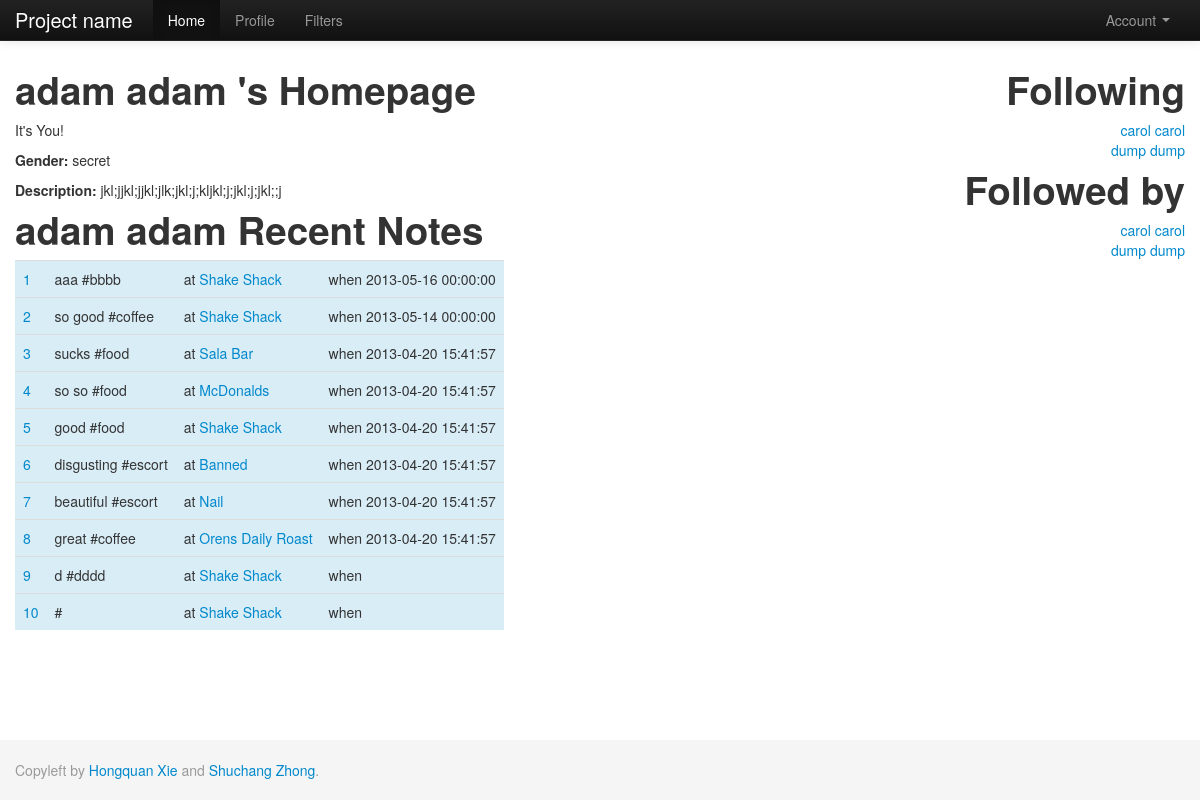
Screenshot of /index.php/user?uid=1 (signed in) with the database file from the repository.
### tables this page shows
CREATE TABLE IF NOT EXISTS `user` (
  `uid` int(11) NOT NULL AUTO_INCREMENT,
  `uname` varchar(50) NOT NULL,
  `email` varchar(50) NOT NULL,
  `password` varchar(50) NOT NULL,
  `dt_inserted` datetime NOT NULL,
  `dt_edited` timestamp NOT NULL DEFAULT '0000-00-00 00:00:00' ON UPDATE CURRENT_TIMESTAMP,
  `first_name` varchar(50) NOT NULL,
  `last_name` varchar(50) NOT NULL,
  `gender` tinyint(1) DEFAULT NULL,
  `photo` varchar(100) DEFAULT NULL,
  `description` varchar(1000) NOT NULL,
  `last_latitude` float NOT NULL DEFAULT '0',
  `last_longitude` float NOT NULL DEFAULT '0',
  `current_state` varchar(50) NOT NULL,
  `active` tinyint(1) NOT NULL DEFAULT '1',
  PRIMARY KEY (`uid`),
  UNIQUE KEY `email` (`email`,`uname`)
);

CREATE TABLE IF NOT EXISTS `note` (
  `nid` int(11) NOT NULL AUTO_INCREMENT,
  `uid` int(11) DEFAULT NULL,
  `pid` int(11) DEFAULT NULL,
  `text_body` varchar(1000) DEFAULT NULL,
  `keyword` varchar(200) DEFAULT NULL,
  `dt_inserted` datetime DEFAULT NULL,
  `dt_edited` timestamp NOT NULL DEFAULT CURRENT_TIMESTAMP,
  `active` tinyint(1) NOT NULL DEFAULT '1',
  `s_from` datetime DEFAULT '0000-00-00 00:00:00',
  `s_to` datetime DEFAULT '0000-00-00 00:00:00',
  `repeat_flag` tinyint(1) DEFAULT '0',
  `sunday` tinyint(1) DEFAULT '0',
  `monday` tinyint(1) DEFAULT '0',
  `tuesday` tinyint(1) DEFAULT '0',
  `wednesday` tinyint(1) DEFAULT '0',
  `thursday` tinyint(1) DEFAULT '0',
  `friday` tinyint(1) DEFAULT '0',
  `saturday` tinyint(1) DEFAULT '0',
  `public` tinyint(1) NOT NULL,
  PRIMARY KEY (`nid`)
);

CREATE TABLE IF NOT EXISTS `place` (
  `pid` int(11) NOT NULL AUTO_INCREMENT,
  `pname` varchar(100) DEFAULT NULL,
  `latitude` float DEFAULT NULL,
  `longitude` float DEFAULT NULL,
  `dt_inserted` datetime NOT NULL,
  `dt_edited` timestamp NOT NULL DEFAULT CURRENT_TIMESTAMP,
  `active` tinyint(1) NOT NULL DEFAULT '1',
  PRIMARY KEY (`pid`)
);

CREATE TABLE IF NOT EXISTS `follow` (
  `CURRENT_U` int(11) NOT NULL DEFAULT '0',
  `FOLLOWED_USER` int(11) NOT NULL DEFAULT '0',
  `dt_inserted` datetime NOT NULL,
  `dt_edited` timestamp NOT NULL DEFAULT CURRENT_TIMESTAMP,
  `active` tinyint(1) NOT NULL DEFAULT '1',
  PRIMARY KEY (`CURRENT_U`,`FOLLOWED_USER`)
);

### application/controllers/home.php (called while the page is built, shortened)
<?php
class Home extends CI_Controller{
    public function __construct(){
        $this->load->helper('view_helper');
        $this->load->view('header');
    }
    public function user(){
        $uid = $this->input->get('uid');
        $this->load->model('User');
        $this->User->uid = $uid;
        $user            = current($this->User->get());
        $data['user']    = $user;
        $this->load->model('Note');
        $this->Note->uid = $uid;
        $this->Note->order_by = 'note_dt_inserted desc';
        $note            = $this->Note->get();
        $data['note']    = $note;
        $this->load->model('follow', 'f1');
        $this->f1->current_u = $uid;
        $following           = $this->f1->get();
        $data['following']   = $following;
        $this->load->model('follow', 'f2');
        $this->f2->followed_user = $uid;
        $followed                = $this->f2->get();
        $data['followed']        = $followed;
        if (empty($user)) {
            show_404('page');
        } else {
            $this->load->view('user', $data);
        }
        $this->load->view('footer');
    }
}
?>

### index.php (called while the page is built, shortened)
<?php
require_once BASEPATH.'core/CodeIgniter.php';

### application/models/user.php (called while the page is built, shortened)
<?php
class User extends CI_Model {
    function get($params=null){
		$this->db->select('*');
		$this->db->from('user');
		$where = ' 1=1 ';
		if(isset($this->uid)){
			$where .= ' AND user.uid = '.$this->uid;
		}
		if($params){
			$params['user.active']=1;
			$this->db->where($params);
		}else
			$this->db->where($where, null, false);
		$query = $this->db->get();
        return $query->result_array();
    }
}

### application/models/note.php (called while the page is built, shortened)
<?php
class Note extends CI_Model {
    function get($params=null){
		$this->db->select('*,note.dt_inserted as note_dt_inserted');
		$this->db->from('note');
		$this->db->join('user','user.uid=note.uid');
		$this->db->join('place','place.pid=note.pid');
		$where = ' 1=1 ';
		$newString ='and note.public = 1 or (note.public = 0 and note.uid in (select current_u from follow where active = "1" and followed_user ='.$_SESSION['user']['uid'].' ))';
		$where .= $newString;
		if(isset($this->uid)){
			$where .= ' AND note.uid = '.$this->uid;
		}
		if($params){
			$params['note.active']=1;
			$this->db->where($params);
		}else
			$this->db->where($where, null, false);
		if(isset($this->order_by))
			$this->db->order_by($this->order_by);
		$query = $this->db->get();
        return $query->result_array();
    }
}

### application/models/follow.php (called while the page is built, shortened)
<?php
class Follow extends CI_Model {
    function get($params=null){
		$this->db->select('*');
		$this->db->from('follow');
		if(isset($this->current_u)){
			$joinClause = "user.uid=follow.followed_user";
		}
		if(isset($this->followed_user)){
			$joinClause = "user.uid=follow.current_u";
		}
		$this->db->join('user',$joinClause);
		$where = ' 1=1 ';
		if(isset($this->current_u)){
			$where .= ' AND follow.current_u = '.$this->current_u;
		}
		if(isset($this->followed_user)){
			$where .= ' AND follow.followed_user = '.$this->followed_user;
		}
		if($params){
			$this->db->where($params);
		}else
			$this->db->where($where, null, false);
		$query = $this->db->get();
        return $query->result_array();
    }
}

### application/views/user.php (the view)
<div style='width=75%; float:left;'>
<h1><?php echo $user['first_name']." ".$user['last_name'];?> 's Homepage</h1>
<p><?php
if ($user['uid']==$_SESSION['user']['uid']) {
	echo "It's You!";
} else {
	echo "follow or unfollow, TODO";
}
?></p>
<p><b>Gender:</b> <?php
    if ($user['gender']==1){
    	echo "gentle";
    } else if ($user['gender']==0){
    	echo "lady";
    } else {
    	echo "secret";
    }
?></p>
<p><b>Description:</b> <?php echo $user['description']; ?> </p>
<h1><?php echo $user['first_name']." ".$user['last_name'];?> Recent Notes</h1>
<table class="table table-hover">
	<?php
	$index = 1;
		foreach($note as $row){
    ?>
	<tr class="info">
	    <td><a href="note?nid=<?php echo $row['nid'];?>"><?php echo $index;$index+=1; ?></a></td>
	    <td><?php echo $row['text_body']." #".$row['keyword']; ?></td>
	    <td>at <a href="place?pid=<?php echo $row['pid']; ?>"><?php echo $row['pname']; ?></a></td>
		<td>when <?php echo $row['note_dt_inserted']; ?></td>
	  </tr>
	<?php
    }
	?>
</table>
</div>
<div style='width=25%; float:right;'>
	<h1 style="text-align:right;">Following</h1>
	<div style="text-align:right;">
	<?php
	foreach($following as $row){
		echo "<a href=user?uid=".$row['FOLLOWED_USER'].">";
		echo $row['first_name']." ".$row['last_name'];
		echo "</a><br>";
	}
	?>
	</div>
	<h1 style="text-align:right;">Followed by</h1>
	<div style="text-align:right;">
		<?php
		foreach($followed as $row){
			echo "<a href=user?uid=".$row['CURRENT_U'].">";
			echo $row['first_name']." ".$row['last_name'];
			echo "</a><br>";
		}
		?>
	</div>
</div>

### rows the page displays
user: first_name "adam", last_name "adam", description "jkl;jjkl;jjkl;jlk;jkl;j;kljkl;j;jkl;j;jkl;;j"
note: text_body "aaa", keyword "bbbb", pid.pname "Shake Shack", dt_inserted "2013-05-16 00:00:00"
note: text_body "so good", keyword "coffee", pid.pname "Shake Shack", dt_inserted "2013-05-14 00:00:00"
note: text_body "sucks", keyword "food", pid.pname "Sala Bar", dt_inserted "2013-04-20 15:41:57"
note: text_body "so so", keyword "food", pid.pname "McDonalds", dt_inserted "2013-04-20 15:41:57"
note: text_body "good", keyword "food", pid.pname "Shake Shack", dt_inserted "2013-04-20 15:41:57"
note: text_body "disgusting", keyword "escort", pid.pname "Banned", dt_inserted "2013-04-20 15:41:57"
note: text_body "beautiful", keyword "escort", pid.pname "Nail", dt_inserted "2013-04-20 15:41:57"
note: text_body "great", keyword "coffee", pid.pname "Orens Daily Roast", dt_inserted "2013-04-20 15:41:57"
note: text_body "d", keyword "dddd", pid.pname "Shake Shack"
note: pid.pname "Shake Shack"
follow: user.first_name "carol", user.last_name "carol"
follow: user.first_name "dump", user.last_name "dump"
follow: user.first_name "carol", user.last_name "carol"
follow: user.first_name "dump", user.last_name "dump"
